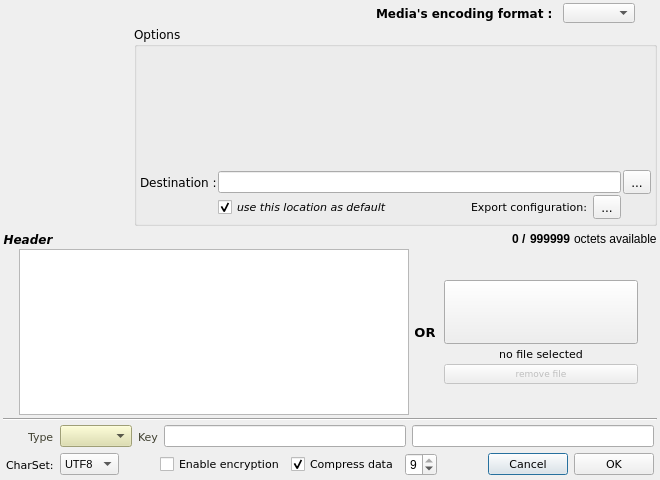
<?xml version="1.0" encoding="UTF-8"?>
<ui version="4.0">
 <class>OptionDialog</class>
 <widget class="QDialog" name="OptionDialog">
  <property name="geometry">
   <rect>
    <x>0</x>
    <y>0</y>
    <width>660</width>
    <height>480</height>
   </rect>
  </property>
  <property name="minimumSize">
   <size>
    <width>660</width>
    <height>480</height>
   </size>
  </property>
  <property name="windowTitle">
   <string>Option dialog</string>
  </property>
  <layout class="QGridLayout" name="mainGridLayout">
   <property name="margin">
    <number>3</number>
   </property>
   <property name="spacing">
    <number>3</number>
   </property>
   <item row="0" column="0" colspan="2">
    <widget class="QWidget" name="imageFormatWidget" native="true">
     <property name="minimumSize">
      <size>
       <width>0</width>
       <height>20</height>
      </size>
     </property>
     <property name="maximumSize">
      <size>
       <width>16777215</width>
       <height>20</height>
      </size>
     </property>
     <layout class="QHBoxLayout" name="horizontalLayout">
      <property name="margin">
       <number>0</number>
      </property>
      <item>
       <spacer name="horizontalSpacer">
        <property name="orientation">
         <enum>Qt::Horizontal</enum>
        </property>
        <property name="sizeHint" stdset="0">
         <size>
          <width>40</width>
          <height>20</height>
         </size>
        </property>
       </spacer>
      </item>
      <item>
       <widget class="QLabel" name="mediaFormatLabel">
        <property name="font">
         <font>
          <family>Verdana</family>
          <pointsize>9</pointsize>
          <weight>75</weight>
          <bold>true</bold>
         </font>
        </property>
        <property name="text">
         <string>Media's encoding format : </string>
        </property>
       </widget>
      </item>
      <item>
       <widget class="QComboBox" name="formatComboBox">
        <property name="font">
         <font>
          <family>Arial</family>
          <pointsize>9</pointsize>
         </font>
        </property>
       </widget>
      </item>
      <item>
       <widget class="QLabel" name="mediaFormatIcon">
        <property name="minimumSize">
         <size>
          <width>16</width>
          <height>16</height>
         </size>
        </property>
        <property name="maximumSize">
         <size>
          <width>16</width>
          <height>16</height>
         </size>
        </property>
        <property name="text">
         <string/>
        </property>
        <property name="pixmap">
         <pixmap resource="../silenteye.qrc">:/icons/img/imageformat.png</pixmap>
        </property>
        <property name="scaledContents">
         <bool>true</bool>
        </property>
       </widget>
      </item>
     </layout>
    </widget>
   </item>
   <item row="1" column="0">
    <widget class="QLabel" name="iconLabel">
     <property name="minimumSize">
      <size>
       <width>128</width>
       <height>128</height>
      </size>
     </property>
     <property name="maximumSize">
      <size>
       <width>128</width>
       <height>128</height>
      </size>
     </property>
     <property name="text">
      <string/>
     </property>
     <property name="scaledContents">
      <bool>true</bool>
     </property>
    </widget>
   </item>
   <item row="1" column="1">
    <widget class="QGroupBox" name="optionsGroupBox">
     <property name="minimumSize">
      <size>
       <width>0</width>
       <height>200</height>
      </size>
     </property>
     <property name="maximumSize">
      <size>
       <width>16777215</width>
       <height>200</height>
      </size>
     </property>
     <property name="font">
      <font>
       <family>Verdana</family>
       <pointsize>9</pointsize>
       <weight>50</weight>
       <bold>false</bold>
      </font>
     </property>
     <property name="title">
      <string>Options</string>
     </property>
     <layout class="QVBoxLayout" name="optionsVerticalLayout">
      <property name="spacing">
       <number>0</number>
      </property>
      <property name="leftMargin">
       <number>3</number>
      </property>
      <property name="topMargin">
       <number>0</number>
      </property>
      <property name="rightMargin">
       <number>3</number>
      </property>
      <property name="bottomMargin">
       <number>0</number>
      </property>
      <item>
       <spacer name="verticalSpacer">
        <property name="orientation">
         <enum>Qt::Vertical</enum>
        </property>
        <property name="sizeHint" stdset="0">
         <size>
          <width>20</width>
          <height>40</height>
         </size>
        </property>
       </spacer>
      </item>
      <item>
       <widget class="QWidget" name="outputWidget" native="true">
        <property name="minimumSize">
         <size>
          <width>0</width>
          <height>0</height>
         </size>
        </property>
        <property name="maximumSize">
         <size>
          <width>16777215</width>
          <height>60</height>
         </size>
        </property>
        <layout class="QGridLayout" name="gridLayout_2">
         <property name="leftMargin">
          <number>0</number>
         </property>
         <property name="topMargin">
          <number>0</number>
         </property>
         <property name="rightMargin">
          <number>0</number>
         </property>
         <property name="bottomMargin">
          <number>4</number>
         </property>
         <property name="horizontalSpacing">
          <number>2</number>
         </property>
         <property name="verticalSpacing">
          <number>1</number>
         </property>
         <item row="0" column="0">
          <widget class="QLabel" name="destinationLabel">
           <property name="minimumSize">
            <size>
             <width>76</width>
             <height>16</height>
            </size>
           </property>
           <property name="maximumSize">
            <size>
             <width>76</width>
             <height>16</height>
            </size>
           </property>
           <property name="font">
            <font>
             <family>Verdana</family>
             <pointsize>9</pointsize>
             <weight>50</weight>
             <bold>false</bold>
            </font>
           </property>
           <property name="text">
            <string>Destination :</string>
           </property>
          </widget>
         </item>
         <item row="0" column="1" colspan="3">
          <widget class="QLineEdit" name="destinationLineEdit">
           <property name="minimumSize">
            <size>
             <width>300</width>
             <height>22</height>
            </size>
           </property>
           <property name="maximumSize">
            <size>
             <width>16777215</width>
             <height>22</height>
            </size>
           </property>
           <property name="text">
            <string/>
           </property>
           <property name="readOnly">
            <bool>false</bool>
           </property>
          </widget>
         </item>
         <item row="0" column="4">
          <widget class="QToolButton" name="toolButton">
           <property name="minimumSize">
            <size>
             <width>0</width>
             <height>24</height>
            </size>
           </property>
           <property name="maximumSize">
            <size>
             <width>16777215</width>
             <height>24</height>
            </size>
           </property>
           <property name="text">
            <string>...</string>
           </property>
           <property name="icon">
            <iconset resource="../silenteye.qrc">
             <normaloff>:/menu/img/open.png</normaloff>:/menu/img/open.png</iconset>
           </property>
           <property name="iconSize">
            <size>
             <width>16</width>
             <height>16</height>
            </size>
           </property>
          </widget>
         </item>
         <item row="1" column="1">
          <widget class="QCheckBox" name="defaultCheckBox">
           <property name="minimumSize">
            <size>
             <width>211</width>
             <height>18</height>
            </size>
           </property>
           <property name="maximumSize">
            <size>
             <width>16777215</width>
             <height>18</height>
            </size>
           </property>
           <property name="font">
            <font>
             <family>Verdana</family>
             <pointsize>8</pointsize>
             <weight>50</weight>
             <italic>true</italic>
             <bold>false</bold>
            </font>
           </property>
           <property name="text">
            <string>use this location as default</string>
           </property>
           <property name="checked">
            <bool>true</bool>
           </property>
          </widget>
         </item>
         <item row="1" column="2">
          <widget class="QLabel" name="exportLabel">
           <property name="minimumSize">
            <size>
             <width>42</width>
             <height>18</height>
            </size>
           </property>
           <property name="maximumSize">
            <size>
             <width>120</width>
             <height>18</height>
            </size>
           </property>
           <property name="font">
            <font>
             <pointsize>8</pointsize>
            </font>
           </property>
           <property name="text">
            <string>Export configuration:</string>
           </property>
          </widget>
         </item>
         <item row="1" column="3">
          <widget class="QToolButton" name="exportButton">
           <property name="minimumSize">
            <size>
             <width>0</width>
             <height>24</height>
            </size>
           </property>
           <property name="maximumSize">
            <size>
             <width>16777215</width>
             <height>24</height>
            </size>
           </property>
           <property name="text">
            <string>...</string>
           </property>
           <property name="icon">
            <iconset resource="../silenteye.qrc">
             <normaloff>:/icons/img/export.png</normaloff>:/icons/img/export.png</iconset>
           </property>
          </widget>
         </item>
        </layout>
       </widget>
      </item>
     </layout>
    </widget>
   </item>
   <item row="5" column="0" colspan="2">
    <widget class="QWidget" name="cryptoWidget" native="true">
     <property name="enabled">
      <bool>true</bool>
     </property>
     <property name="minimumSize">
      <size>
       <width>0</width>
       <height>25</height>
      </size>
     </property>
     <property name="maximumSize">
      <size>
       <width>16777215</width>
       <height>25</height>
      </size>
     </property>
     <layout class="QHBoxLayout" name="cryptoHorizontalLayout">
      <property name="leftMargin">
       <number>3</number>
      </property>
      <property name="topMargin">
       <number>0</number>
      </property>
      <property name="rightMargin">
       <number>3</number>
      </property>
      <property name="bottomMargin">
       <number>0</number>
      </property>
      <item>
       <widget class="QLabel" name="cryptoIcon">
        <property name="minimumSize">
         <size>
          <width>16</width>
          <height>16</height>
         </size>
        </property>
        <property name="maximumSize">
         <size>
          <width>16</width>
          <height>16</height>
         </size>
        </property>
        <property name="text">
         <string/>
        </property>
        <property name="pixmap">
         <pixmap resource="../silenteye.qrc">:/icons/img/crypto.png</pixmap>
        </property>
        <property name="scaledContents">
         <bool>true</bool>
        </property>
       </widget>
      </item>
      <item>
       <widget class="QLabel" name="cryptoTypeLabel">
        <property name="font">
         <font>
          <family>Verdana</family>
          <pointsize>8</pointsize>
         </font>
        </property>
        <property name="styleSheet">
         <string notr="true">color: rgb(64, 64, 48);</string>
        </property>
        <property name="text">
         <string>Type</string>
        </property>
       </widget>
      </item>
      <item>
       <widget class="QComboBox" name="cryptoComboBox">
        <property name="enabled">
         <bool>true</bool>
        </property>
        <property name="font">
         <font>
          <family>Arial</family>
          <pointsize>8</pointsize>
         </font>
        </property>
        <property name="styleSheet">
         <string notr="true">background-color: rgb(222, 222, 166);</string>
        </property>
       </widget>
      </item>
      <item>
       <widget class="QLabel" name="cryptoKeyLabel">
        <property name="font">
         <font>
          <family>Verdana</family>
          <pointsize>8</pointsize>
         </font>
        </property>
        <property name="styleSheet">
         <string notr="true">color: rgb(64, 64, 48);</string>
        </property>
        <property name="text">
         <string>Key</string>
        </property>
       </widget>
      </item>
      <item>
       <widget class="QLineEdit" name="cryptoPwd1LineEdit">
        <property name="enabled">
         <bool>true</bool>
        </property>
        <property name="font">
         <font>
          <family>Verdana</family>
          <pointsize>8</pointsize>
         </font>
        </property>
        <property name="toolTip">
         <string>key length must contains more than 6 characters.</string>
        </property>
        <property name="statusTip">
         <string>key length must contains more than 6 characters.</string>
        </property>
        <property name="whatsThis">
         <string>key length must contains more than 6 characters.</string>
        </property>
        <property name="echoMode">
         <enum>QLineEdit::Password</enum>
        </property>
       </widget>
      </item>
      <item>
       <widget class="QLineEdit" name="cryptoPwd2LineEdit">
        <property name="enabled">
         <bool>true</bool>
        </property>
        <property name="font">
         <font>
          <family>Verdana</family>
          <pointsize>8</pointsize>
         </font>
        </property>
        <property name="toolTip">
         <string>key length must contains more than 6 characters.</string>
        </property>
        <property name="statusTip">
         <string>key length must contains more than 6 characters.</string>
        </property>
        <property name="whatsThis">
         <string>key length must contains more than 6 characters.</string>
        </property>
        <property name="echoMode">
         <enum>QLineEdit::Password</enum>
        </property>
       </widget>
      </item>
     </layout>
    </widget>
   </item>
   <item row="7" column="0" colspan="2">
    <widget class="QWidget" name="buttonWidget" native="true">
     <property name="minimumSize">
      <size>
       <width>0</width>
       <height>25</height>
      </size>
     </property>
     <property name="maximumSize">
      <size>
       <width>16777215</width>
       <height>25</height>
      </size>
     </property>
     <layout class="QHBoxLayout" name="horizontalLayout_2">
      <property name="leftMargin">
       <number>3</number>
      </property>
      <property name="topMargin">
       <number>0</number>
      </property>
      <property name="rightMargin">
       <number>3</number>
      </property>
      <property name="bottomMargin">
       <number>0</number>
      </property>
      <item>
       <widget class="QLabel" name="charsetLabel">
        <property name="font">
         <font>
          <family>Verdana</family>
          <pointsize>8</pointsize>
         </font>
        </property>
        <property name="text">
         <string>CharSet:</string>
        </property>
       </widget>
      </item>
      <item>
       <widget class="QComboBox" name="charsetComboBox">
        <property name="font">
         <font>
          <family>Arial</family>
          <pointsize>8</pointsize>
         </font>
        </property>
        <item>
         <property name="text">
          <string>UTF8</string>
         </property>
        </item>
        <item>
         <property name="text">
          <string>Latin1</string>
         </property>
        </item>
        <item>
         <property name="text">
          <string>ASCII</string>
         </property>
        </item>
       </widget>
      </item>
      <item>
       <widget class="QLabel" name="charsetLabel_2">
        <property name="minimumSize">
         <size>
          <width>16</width>
          <height>16</height>
         </size>
        </property>
        <property name="maximumSize">
         <size>
          <width>16</width>
          <height>16</height>
         </size>
        </property>
        <property name="text">
         <string/>
        </property>
        <property name="pixmap">
         <pixmap resource="../silenteye.qrc">:/icons/img/charset.png</pixmap>
        </property>
        <property name="scaledContents">
         <bool>true</bool>
        </property>
       </widget>
      </item>
      <item>
       <widget class="QLabel" name="label">
        <property name="text">
         <string/>
        </property>
       </widget>
      </item>
      <item>
       <widget class="QCheckBox" name="cryptoCheckBox">
        <property name="font">
         <font>
          <family>Verdana</family>
          <pointsize>8</pointsize>
         </font>
        </property>
        <property name="text">
         <string>Enable encryption</string>
        </property>
       </widget>
      </item>
      <item>
       <widget class="QCheckBox" name="compressCheckBox">
        <property name="font">
         <font>
          <family>Verdana</family>
          <pointsize>8</pointsize>
         </font>
        </property>
        <property name="text">
         <string>Compress data</string>
        </property>
        <property name="checked">
         <bool>true</bool>
        </property>
       </widget>
      </item>
      <item>
       <widget class="QSpinBox" name="compressSpinBox">
        <property name="maximumSize">
         <size>
          <width>32</width>
          <height>16777215</height>
         </size>
        </property>
        <property name="toolTip">
         <string>Compression level (higher is better)</string>
        </property>
        <property name="minimum">
         <number>1</number>
        </property>
        <property name="maximum">
         <number>9</number>
        </property>
        <property name="value">
         <number>9</number>
        </property>
       </widget>
      </item>
      <item>
       <spacer name="buttonhorizontalSpacer">
        <property name="orientation">
         <enum>Qt::Horizontal</enum>
        </property>
        <property name="sizeHint" stdset="0">
         <size>
          <width>40</width>
          <height>20</height>
         </size>
        </property>
       </spacer>
      </item>
      <item>
       <widget class="QPushButton" name="cancelButton">
        <property name="font">
         <font>
          <family>Verdana</family>
          <pointsize>8</pointsize>
         </font>
        </property>
        <property name="text">
         <string>Cancel</string>
        </property>
        <property name="icon">
         <iconset resource="../silenteye.qrc">
          <normaloff>:/buttons/img/cancel.png</normaloff>:/buttons/img/cancel.png</iconset>
        </property>
       </widget>
      </item>
      <item>
       <widget class="QPushButton" name="okButton">
        <property name="font">
         <font>
          <family>Verdana</family>
          <pointsize>8</pointsize>
         </font>
        </property>
        <property name="text">
         <string>OK</string>
        </property>
        <property name="icon">
         <iconset resource="../silenteye.qrc">
          <normaloff>:/buttons/img/ok.png</normaloff>:/buttons/img/ok.png</iconset>
        </property>
       </widget>
      </item>
     </layout>
    </widget>
   </item>
   <item row="2" column="0" colspan="2">
    <widget class="QWidget" name="dataWidget" native="true">
     <property name="minimumSize">
      <size>
       <width>0</width>
       <height>186</height>
      </size>
     </property>
     <property name="maximumSize">
      <size>
       <width>16777215</width>
       <height>16777215</height>
      </size>
     </property>
     <layout class="QGridLayout" name="gridLayout">
      <property name="margin">
       <number>0</number>
      </property>
      <property name="spacing">
       <number>0</number>
      </property>
      <item row="0" column="0">
       <widget class="QLabel" name="msgLabel">
        <property name="font">
         <font>
          <family>Verdana</family>
          <pointsize>9</pointsize>
          <weight>75</weight>
          <italic>true</italic>
          <bold>true</bold>
         </font>
        </property>
        <property name="text">
         <string>Header</string>
        </property>
        <property name="alignment">
         <set>Qt::AlignCenter</set>
        </property>
        <property name="margin">
         <number>0</number>
        </property>
        <property name="indent">
         <number>5</number>
        </property>
       </widget>
      </item>
      <item row="0" column="1">
       <widget class="QWidget" name="dataSizeWidget" native="true">
        <layout class="QHBoxLayout" name="horizontalLayout_3">
         <property name="spacing">
          <number>3</number>
         </property>
         <property name="margin">
          <number>0</number>
         </property>
         <item>
          <spacer name="dataSizeHorizontalSpacer">
           <property name="orientation">
            <enum>Qt::Horizontal</enum>
           </property>
           <property name="sizeHint" stdset="0">
            <size>
             <width>40</width>
             <height>20</height>
            </size>
           </property>
          </spacer>
         </item>
         <item>
          <widget class="QLabel" name="dataSizeRemainingLabel">
           <property name="font">
            <font>
             <family>Arial</family>
             <pointsize>9</pointsize>
             <weight>75</weight>
             <bold>true</bold>
            </font>
           </property>
           <property name="text">
            <string>0</string>
           </property>
          </widget>
         </item>
         <item>
          <widget class="QLabel" name="dataSizeSlashLabel">
           <property name="font">
            <font>
             <family>Arial</family>
             <pointsize>9</pointsize>
             <weight>75</weight>
             <bold>true</bold>
            </font>
           </property>
           <property name="text">
            <string>/</string>
           </property>
          </widget>
         </item>
         <item>
          <widget class="QLabel" name="dataSizeAvailableLabel">
           <property name="font">
            <font>
             <family>Arial</family>
             <pointsize>9</pointsize>
             <weight>75</weight>
             <bold>true</bold>
            </font>
           </property>
           <property name="text">
            <string>999999</string>
           </property>
          </widget>
         </item>
         <item>
          <widget class="QLabel" name="dataSizeTextLabel">
           <property name="font">
            <font>
             <family>Arial</family>
             <pointsize>9</pointsize>
            </font>
           </property>
           <property name="text">
            <string>octets available</string>
           </property>
          </widget>
         </item>
        </layout>
       </widget>
      </item>
      <item row="1" column="0" colspan="2">
       <widget class="QWidget" name="msgWidget" native="true">
        <layout class="QHBoxLayout" name="horizontalLayout_4">
         <property name="margin">
          <number>0</number>
         </property>
         <item>
          <spacer name="horizontalSpacerLeft">
           <property name="orientation">
            <enum>Qt::Horizontal</enum>
           </property>
           <property name="sizeHint" stdset="0">
            <size>
             <width>40</width>
             <height>20</height>
            </size>
           </property>
          </spacer>
         </item>
         <item>
          <widget class="QTextEdit" name="msgTextEdit">
           <property name="enabled">
            <bool>true</bool>
           </property>
           <property name="minimumSize">
            <size>
             <width>390</width>
             <height>0</height>
            </size>
           </property>
           <property name="font">
            <font>
             <family>Arial</family>
             <pointsize>9</pointsize>
            </font>
           </property>
          </widget>
         </item>
         <item>
          <widget class="QLabel" name="orLabel">
           <property name="minimumSize">
            <size>
             <width>20</width>
             <height>0</height>
            </size>
           </property>
           <property name="maximumSize">
            <size>
             <width>20</width>
             <height>16777215</height>
            </size>
           </property>
           <property name="font">
            <font>
             <family>Verdana</family>
             <pointsize>10</pointsize>
             <weight>75</weight>
             <bold>true</bold>
            </font>
           </property>
           <property name="text">
            <string>OR</string>
           </property>
           <property name="alignment">
            <set>Qt::AlignCenter</set>
           </property>
          </widget>
         </item>
         <item>
          <widget class="QWidget" name="fileWidget" native="true">
           <property name="minimumSize">
            <size>
             <width>200</width>
             <height>0</height>
            </size>
           </property>
           <property name="maximumSize">
            <size>
             <width>16777215</width>
             <height>16777215</height>
            </size>
           </property>
           <layout class="QVBoxLayout" name="verticalLayout">
            <property name="spacing">
             <number>3</number>
            </property>
            <property name="margin">
             <number>3</number>
            </property>
            <item>
             <spacer name="verticalSpacer_3">
              <property name="orientation">
               <enum>Qt::Vertical</enum>
              </property>
              <property name="sizeHint" stdset="0">
               <size>
                <width>20</width>
                <height>40</height>
               </size>
              </property>
             </spacer>
            </item>
            <item>
             <widget class="QPushButton" name="fileButton">
              <property name="minimumSize">
               <size>
                <width>64</width>
                <height>64</height>
               </size>
              </property>
              <property name="text">
               <string/>
              </property>
              <property name="icon">
               <iconset resource="../silenteye.qrc">
                <normaloff>:/menu/img/file.png</normaloff>:/menu/img/file.png</iconset>
              </property>
              <property name="iconSize">
               <size>
                <width>42</width>
                <height>42</height>
               </size>
              </property>
              <property name="autoRepeat">
               <bool>false</bool>
              </property>
              <property name="flat">
               <bool>false</bool>
              </property>
             </widget>
            </item>
            <item>
             <widget class="QLabel" name="fileNameLabel">
              <property name="font">
               <font>
                <family>Verdana</family>
                <pointsize>8</pointsize>
               </font>
              </property>
              <property name="text">
               <string>no file selected</string>
              </property>
              <property name="alignment">
               <set>Qt::AlignCenter</set>
              </property>
             </widget>
            </item>
            <item>
             <widget class="QPushButton" name="fileRemoveButton">
              <property name="enabled">
               <bool>false</bool>
              </property>
              <property name="maximumSize">
               <size>
                <width>16777215</width>
                <height>22</height>
               </size>
              </property>
              <property name="font">
               <font>
                <family>Verdana</family>
                <pointsize>7</pointsize>
               </font>
              </property>
              <property name="text">
               <string>remove file</string>
              </property>
              <property name="icon">
               <iconset resource="../silenteye.qrc">
                <normaloff>:/menu/img/close.png</normaloff>:/menu/img/close.png</iconset>
              </property>
              <property name="iconSize">
               <size>
                <width>12</width>
                <height>12</height>
               </size>
              </property>
             </widget>
            </item>
            <item>
             <spacer name="fileDownVerticalSpacer">
              <property name="orientation">
               <enum>Qt::Vertical</enum>
              </property>
              <property name="sizeHint" stdset="0">
               <size>
                <width>20</width>
                <height>40</height>
               </size>
              </property>
             </spacer>
            </item>
           </layout>
          </widget>
         </item>
         <item>
          <spacer name="horizontalSpacerRight">
           <property name="orientation">
            <enum>Qt::Horizontal</enum>
           </property>
           <property name="sizeHint" stdset="0">
            <size>
             <width>40</width>
             <height>20</height>
            </size>
           </property>
          </spacer>
         </item>
        </layout>
       </widget>
      </item>
     </layout>
    </widget>
   </item>
   <item row="3" column="0" colspan="2">
    <widget class="Line" name="line">
     <property name="frameShadow">
      <enum>QFrame::Sunken</enum>
     </property>
     <property name="orientation">
      <enum>Qt::Horizontal</enum>
     </property>
    </widget>
   </item>
  </layout>
 </widget>
 <tabstops>
  <tabstop>formatComboBox</tabstop>
  <tabstop>destinationLineEdit</tabstop>
  <tabstop>toolButton</tabstop>
  <tabstop>defaultCheckBox</tabstop>
  <tabstop>msgTextEdit</tabstop>
  <tabstop>fileButton</tabstop>
  <tabstop>fileRemoveButton</tabstop>
  <tabstop>cryptoCheckBox</tabstop>
  <tabstop>compressCheckBox</tabstop>
  <tabstop>cancelButton</tabstop>
  <tabstop>okButton</tabstop>
  <tabstop>charsetComboBox</tabstop>
  <tabstop>cryptoComboBox</tabstop>
  <tabstop>cryptoPwd1LineEdit</tabstop>
  <tabstop>cryptoPwd2LineEdit</tabstop>
 </tabstops>
 <resources>
  <include location="../silenteye.qrc"/>
 </resources>
 <connections>
  <connection>
   <sender>cancelButton</sender>
   <signal>pressed()</signal>
   <receiver>OptionDialog</receiver>
   <slot>reject()</slot>
   <hints>
    <hint type="sourcelabel">
     <x>572</x>
     <y>475</y>
    </hint>
    <hint type="destinationlabel">
     <x>274</x>
     <y>187</y>
    </hint>
   </hints>
  </connection>
 </connections>
</ui>
